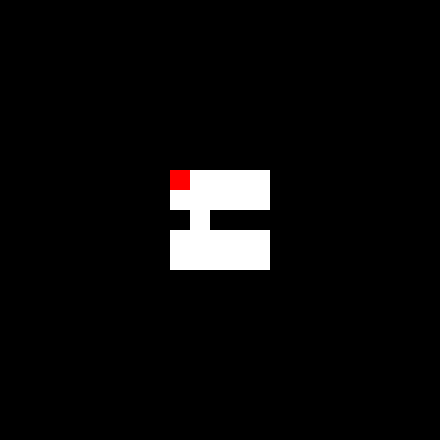
Frame 1 (no input)
Frame 60 (the mouse pressed at the canvas centre just before this capture): identical to frame 1, image omitted
Frame 120 (the mouse held since frame 60 and released just before this capture): identical to frame 1, image omitted

The Processing sketch that drew this single still picture (run headless with seeded random() and noise(); from frame 60 on, the mouse is pressed at the canvas centre):

// Processing sketch: processing_101190
// ── processing_101190.pde

int gridX = 5;
int gridY = 5;
int[][] grid = new int[gridX][gridY];
float cell = 20.0;

int x = 0;
int y = 0;
int ox = 0;
int oy = 0;

float delay = 0.0;
float interval = 0.0;

boolean[] keys = new boolean[256];
int keysDown = 0;

void setup() {
  size(440,440);
  smooth();
  rectMode(CENTER);
  x = 0; y = 0; grid[x][y] = 2;
  grid[2][2] = 1;
  grid[3][2] = 1;
  grid[4][2] = 1;
  grid[0][2] = 1;
}

void draw() {
  float cx = width/2;
  float cy = height/2;
  background(0); noStroke();
  for(int i = 0; i < 5; i++) {
    for(int j = 0; j < 5; j++) {
      float px = cx - 2*cell + i*cell;
      float py = cy - 2*cell + j*cell;
      if(grid[i][j] == 0) fill(255);
      if(grid[i][j] == 1) fill(0);
      if(grid[i][j] == 2) fill(255,0,0);
      rect(px,py,cell,cell);
    }
  }
  if(interval == 0.0) {
    if(keys[39] && x+1 != ox) {
      ox = x;
      oy = y;
      x = min(x+1, 4);
      if(grid[x][y] == 1) {x = ox; y = oy;}
      if(x != ox) {
        if(grid[x][y] == 2) grid[x][y] = 0;
        else grid[x][y] = 2;
      }
      interval = 0.1;
    }
    if(keys[37] && x-1 != ox) {
      ox = x;
      oy = y;
      x = max(x-1, 0);
      if(grid[x][y] == 1) {x = ox; y = oy;}
      if(x != ox) {
        if(grid[x][y] == 2) grid[x][y] = 0;
        else grid[x][y] = 2;
      }
      interval = 0.1;
    }
    if(keys[40] && y+1 != oy) {
      ox = x;
      oy = y;
      y = min(y+1, 4);
      if(grid[x][y] == 1) {x = ox; y = oy;}
      if(y!=oy) {
        if(grid[x][y] == 2) grid[x][y] = 0;
        else grid[x][y] = 2;
      }
      interval = 0.1;
    }
    if(keys[38] && y-1 != oy) {
      ox = x;
      oy = y;
      y = max(y-1, 0);
      if(grid[x][y] == 1) {x = ox; y = oy;}
      if(y!=oy) {
        if(grid[x][y] == 2) grid[x][y] = 0;
        else grid[x][y] = 2;
      }
      interval = 0.1;
    }
  }
  delay += interval;
  if(delay >= 1.0) {
    delay = 0.0;
    interval = 0.0;
  }
}

void keyPressed() {
  if(!keys[keyCode]) keysDown++;
  keys[keyCode] = true;
}

void keyReleased() {
  keysDown--;
  keys[keyCode] = false;
}
